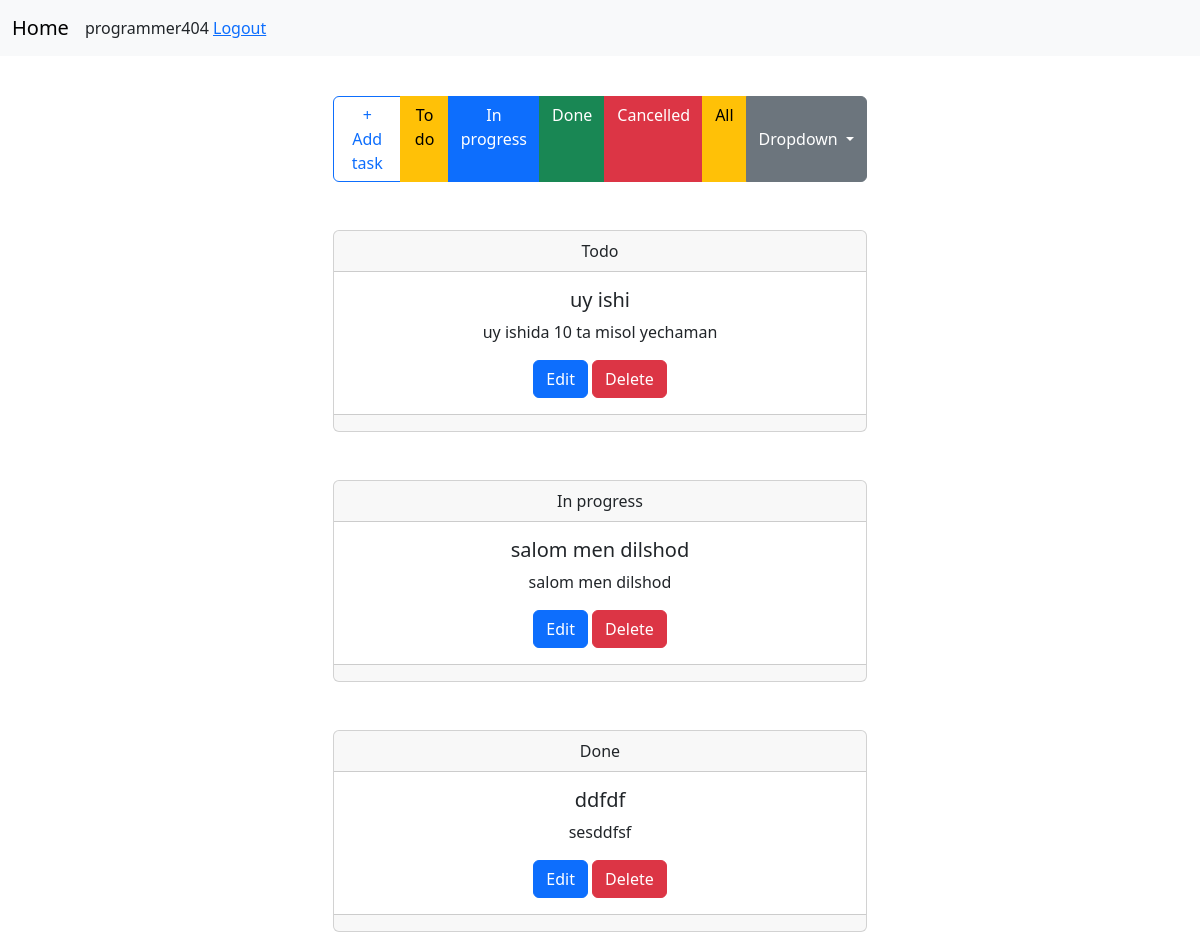
The app's page / (signed in) with its own data.
### task/models.py (models this page shows)
class Task(models.Model):
    STATUS = (
        ('Todo', 'Todo'),
        ('In progress', 'In progress'),
        ('Done', 'Done'),
        ('Cancelled', 'Cancelled')
    )
    user = models.ForeignKey('auth.User', models.CASCADE)
    title = models.CharField(max_length=221, db_index=True)
    created_date = models.DateTimeField(auto_now_add=True)
    content = models.TextField(blank=True, null=True)
    status = models.CharField(choices=STATUS, max_length=20, default='Todo')

### task/views.py (the view)
# urls.py: path('', index, name='index'),
@login_required
def index(request):
    tasks = Task.objects.filter(user=request.user).order_by('-id').all()
    status = request.GET.get('f')
    if status:
        tasks = tasks.filter(status__contains=status)
    ctx = {
        'tasks': tasks
    }
    return render(request, 'task/index.html', ctx)

### templates/task/index.html (shortened to what this page needs)
{% extends 'base.html' %}
{% block content %}
    <div class="container text-center mt-4">
        <div class="row">
            <div class="col-md-6 offset-md-3">
                <div class="btn-group" role="group" aria-label="Button group with nested dropdown">
                    <a href="{% url 'task:create' %}" class="btn btn-outline-primary mr-6" type="submit"
                       id="button-addon2">+ Add task</a>
                    <a href="/?f=Todo" type="button" class="btn btn-warning">To do</a>
                    <a href="/?f=In progress" type="button" class="btn btn-primary">In progress</a>
                    <a href="/?f=Done" type="button" class="btn btn-success">Done</a>
                    <a href="/?f=Cancelled" type="button" class="btn btn-danger">Cancelled</a>
                    <a href="/" type="button" class="btn btn-warning">All</a>
                    <div class="btn-group" role="group">
                        <button type="button" class="btn btn-secondary dropdown-toggle" data-bs-toggle="dropdown"
                                aria-expanded="false">
                            Dropdown
                        </button>
                    </div>
                </div>
                <ul class="list-group">
                    {% for task in tasks %}
                        <div class="todo-card mt-5">
                            <div class="card">
                                <div class="card-header">
                                    {{ task.status }}
                                </div>
                                <div class="card-body">
                                    <h5 class="card-title">{{ task.title }}</h5>
                                    <p class="card-text">{{ task.content }}</p>
                                    <a href="/edit/{{ task.id }}/" class="btn btn-primary">Edit</a>
                                    <a href="/delete/{{ task.id }}/" class="btn btn-danger">Delete</a>
                                </div>
                                <div class="card-footer text-muted d-flex">
                                </div>
                            </div>
                        </div>
                    {% endfor %}
                </ul>
            </div>
        </div>
    </div>
{% endblock %}

### templates/base.html (shortened to what this page needs)
{% load static %}
<!DOCTYPE html>
<html lang="en">
<head>
    <link rel="stylesheet" href="{% static 'css/index.css' %}">
    <link href="https://cdn.jsdelivr.net/npm/bootstrap@5.3.0-alpha1/dist/css/bootstrap.min.css" rel="stylesheet"
>
</head>
<body>
{% include 'navbar.html' %}
<div class="container">
    {% block content %}
    {% endblock %}
</div>
</body>
</html>

### templates/navbar.html (shortened to what this page needs)
<nav class="navbar navbar-expand-lg bg-body-tertiary">
    <div class="container-fluid">
        <a class="navbar-brand" href="/">Home</a>
        <div class="collapse navbar-collapse" id="navbarSupportedContent">
            <ul class="navbar-nav me-auto mb-2 mb-lg-0">
                <li class="nav-item">
                    <span>{{ request.user.username }}</span>
                    {% if request.user.is_authenticated %}
                        <span><a href="{% url 'task:logout' %}">Logout</a></span>
                    {% else %}
                        <span><a href="{% url 'task:login' %}">Login</a></span>
                    {% endif %}
                </li>
            </ul>
        </div>
    </div>
</nav>

### records on screen
Task: status "Todo", title "uy ishi", content "uy ishida 10 ta misol yechaman"
Task: status "In progress", title "salom men dilshod", content "salom men dilshod"
Task: status "Done", title "ddfdf", content "sesddfsf"

### other values on screen
{{ request.user.username }} "programmer404"
